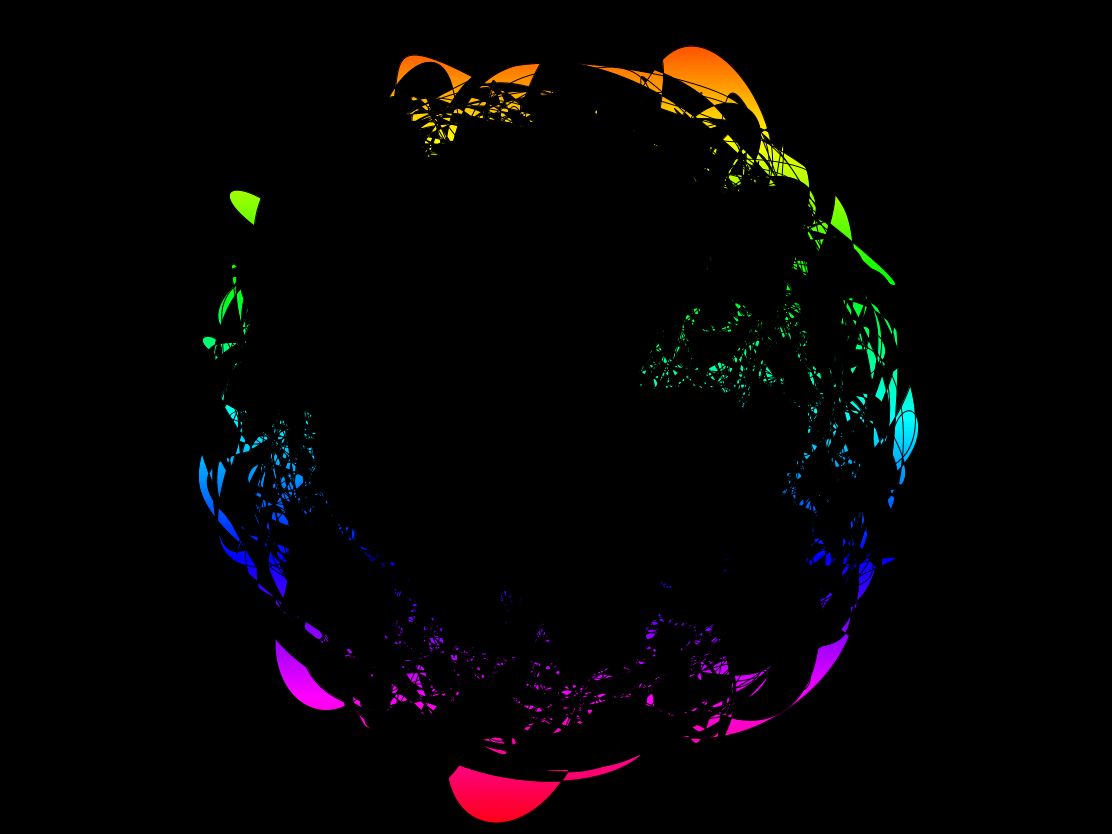
Frame 1 (no input)
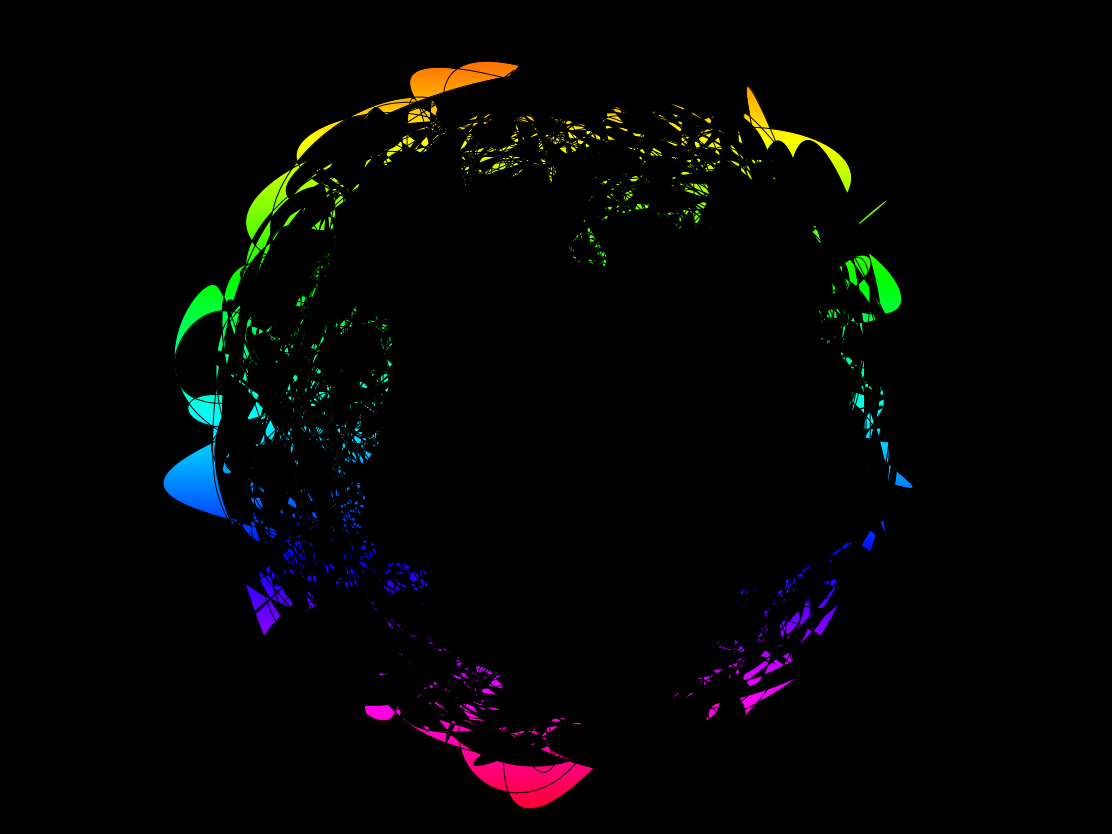
Frame 60 (the mouse pressed at the canvas centre just before this capture)
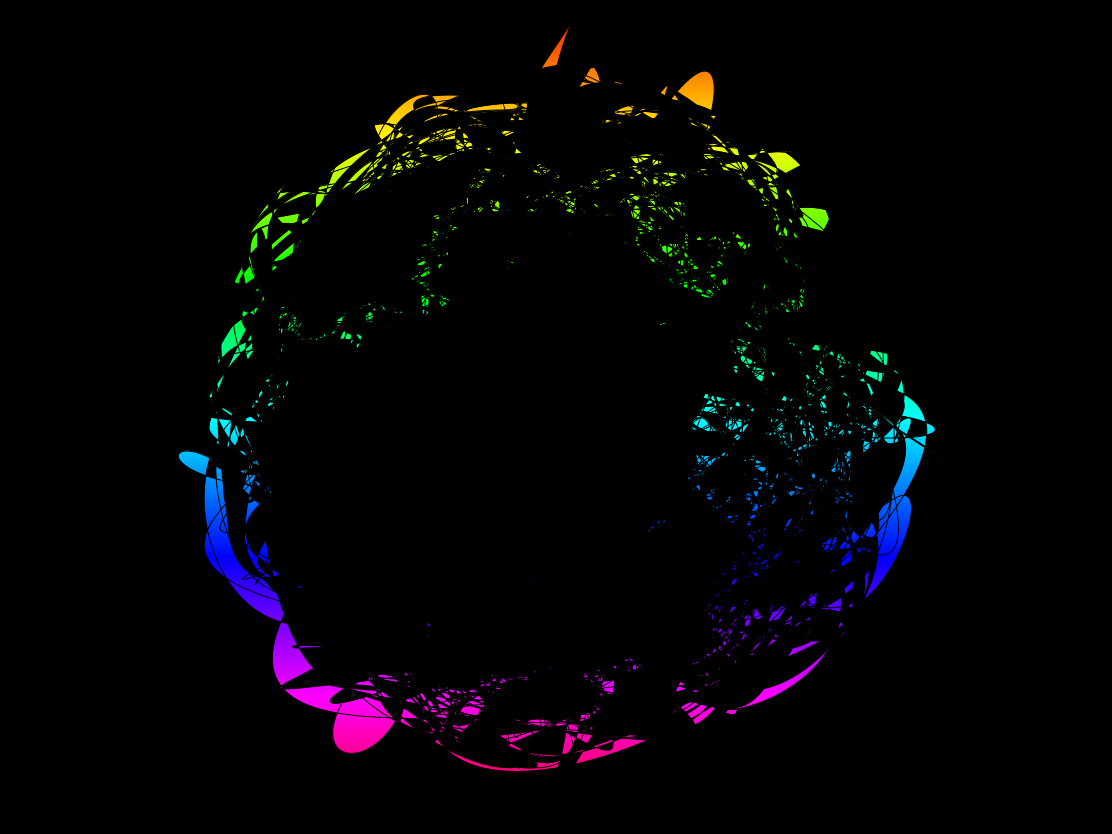
Frame 120 (the mouse held since frame 60 and released just before this capture)

The Processing sketch that drew these frames (run headless with seeded random() and noise(); from frame 60 on, the mouse is pressed at the canvas centre):

// Processing sketch: sketch_221005m
// ── sketch_221005m.pde
// こちらがオリジナルです。
// 【作者】reona396さん
// 【作品名】curve vertexes
// https://openprocessing.org/sketch/1330664
//

final int mypointsNum = 500;
MyPoint[] mypoints = new MyPoint[mypointsNum];
float maxR;
final color[] palette = {#ffffff, #000000};

PGraphics pg, mk;

void setup() {
  size(1112, 834);

  maxR = min(width, height) * 0.5;

  for (var i = 0; i < mypointsNum; i++) {
    mypoints[i] = new MyPoint();
  }

  noStroke();

  pg = createGraphics(width, height);
  mk = createGraphics(width, height);
}

void draw() {
  background(0);
  
  push();
  colorMode(HSB, 360, 100, 100);
  pg.beginDraw();
  for (int i = 0; i < height; i++) {
    int h = (int)map(i, 0, height, 0, 360);
    color c = color(h, 100, 100);
    pg.stroke(c);
    pg.line(0, i, width-1, i);
  }
  pg.endDraw();
  pop();

  mk.beginDraw();
  mk.background(0);
  for (var j = 0; j < palette.length; j++) {
    mk.fill(palette[j]);
    //if (j == 0) {
    //  let gradientFill = drawingContext.createLinearGradient(
    //    0,
    //    -maxR / 2,
    //    0,
    //    maxR / 2
    //    );

    //  gradientFill.addColorStop(0, color(255, 0, 255));
    //  gradientFill.addColorStop(0.5, color(255, 255, 0));
    //  gradientFill.addColorStop(1, color(0, 255, 255));

    //  drawingContext.fillStyle = gradientFill;
    //}
    mk.push();
    mk.translate(width / 2, height / 2);
    mk.rotate(TWO_PI * j / palette.length);

    mk.beginShape();
    for (var i = 0; i < mypoints.length; i++) {
      mypoints[i].move();
      mk.curveVertex(mypoints[i].x, mypoints[i].y);
    }
    mk.endShape(CLOSE);
    mk.pop();
  }
  mk.endDraw();
  pg.mask(mk);
  image(pg, 0, 0);
}

class MyPoint {
  float r, t;
  float tSpeed, tSign;
  float d;
  float x, y;
  float nvA;
  float nStep, nSpeed;
  MyPoint() {
    this.r = maxR * sqrt(random(1));
    this.t = random(TAU);
    this.tSpeed = random(0.001, 0.01);
    this.tSign = random(10) < 5 ? -1 : 1;
    this.d = 10;
    this.x = 0;
    this.y = 0;
    this.nvA = random(1000);

    this.nStep = random(1000);
    this.nSpeed = random(0.001, 0.01);
  }

  void move() {
    this.r = maxR * sqrt(lerp(0, 1, noise(this.nStep, this.nvA)));

    this.x = this.r * cos(this.t);
    this.y = this.r * sin(this.t);

    this.nStep += this.nSpeed;
    this.t += this.tSign * this.tSpeed;
  }
}
